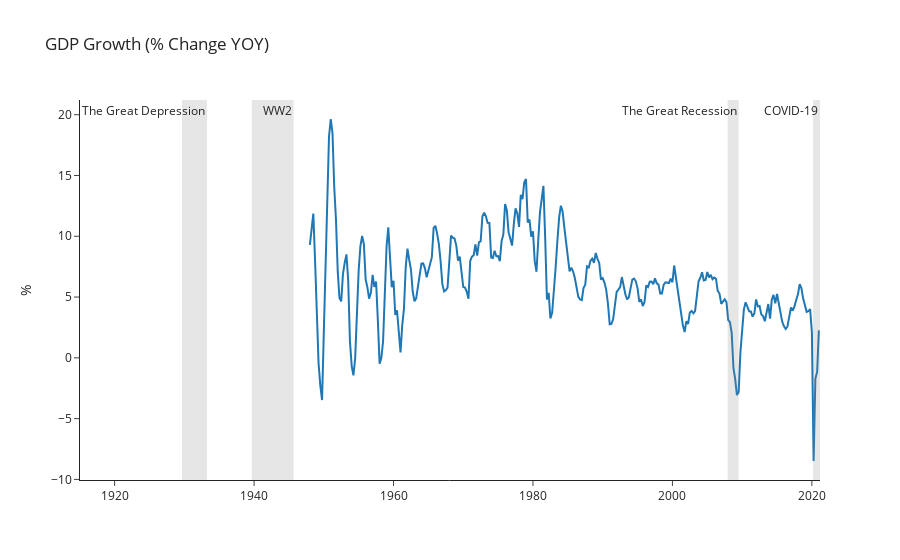

The notebook cell this image was saved under:
### Code cell
# plot GDP
gdp = quandl.get("FRED/GDP", authtoken="m6nQZWVxbd6F2y_ESnBH")
gdp.columns = ["GDP"]
gdp = ((gdp - gdp.shift(4))/gdp.shift(4))*100
gdp_chart = go.Figure().update_layout(template="simple_white", yaxis=dict(title="%"), title = "GDP Growth (% Change YOY)")
gdp_chart.add_trace(go.Scatter(x= gdp.index, y=gdp["GDP"],mode='lines', name="Unemployment Rate"))
gdp_chart.add_vrect(x0=inflation_rate_cpi.index[inflation_rate_cpi.index=='1929-09-01'][0], x1=inflation_rate_cpi.index[inflation_rate_cpi.index=='1933-04-01'][0], line_width=0, fillcolor="grey", opacity=0.2, annotation_text = "The Great Depression")
gdp_chart.add_vrect(x0=inflation_rate_cpi.index[inflation_rate_cpi.index=='1939-09-01'][0], x1=inflation_rate_cpi.index[inflation_rate_cpi.index=='1945-09-01'][0], line_width=0, fillcolor="grey", opacity=0.2, annotation_text = "WW2")
gdp_chart.add_vrect(x0=inflation_rate_cpi.index[inflation_rate_cpi.index=='2007-12-01'][0], x1=inflation_rate_cpi.index[inflation_rate_cpi.index=='2009-07-01'][0], line_width=0, fillcolor="grey", opacity=0.2, annotation_text = "The Great Recession")
gdp_chart.add_vrect(x0=inflation_rate_cpi.index[inflation_rate_cpi.index=='2020-03-01'][0], x1=inflation_rate_cpi.index[-1], line_width=0, fillcolor="grey", opacity=0.2, annotation_text = "COVID-19")

### Figure 1 — Plotly figure (JSON) as saved in the notebook; plotly's stock layout.template omitted (floating-point values rounded to 4 significant figures; data arrays with more than 128 entries replaced by an {"elided": "..."} marker saying what was removed)
{"data": [{"mode": "lines", "name": "Unemployment Rate", "type": "scatter", "x": {"elided": "297 str values"}, "y": {"elided": "297 float values"}}], "layout": {"annotations": [{"showarrow": false, "text": "The Great Depression", "x": "1933-04-01T00:00:00", "xanchor": "right", "xref": "x", "y": 1, "yanchor": "top", "yref": "y domain"}, {"showarrow": false, "text": "WW2", "x": "1945-09-01T00:00:00", "xanchor": "right", "xref": "x", "y": 1, "yanchor": "top", "yref": "y domain"}, {"showarrow": false, "text": "The Great Recession", "x": "2009-07-01T00:00:00", "xanchor": "right", "xref": "x", "y": 1, "yanchor": "top", "yref": "y domain"}, {"showarrow": false, "text": "COVID-19", "x": "2021-03-01T00:00:00", "xanchor": "right", "xref": "x", "y": 1, "yanchor": "top", "yref": "y domain"}], "autosize": true, "shapes": [{"fillcolor": "grey", "line": {"width": 0}, "opacity": 0.2, "type": "rect", "x0": "1929-09-01T00:00:00", "x1": "1933-04-01T00:00:00", "xref": "x", "y0": 0, "y1": 1, "yref": "y domain"}, {"fillcolor": "grey", "line": {"width": 0}, "opacity": 0.2, "type": "rect", "x0": "1939-09-01T00:00:00", "x1": "1945-09-01T00:00:00", "xref": "x", "y0": 0, "y1": 1, "yref": "y domain"}, {"fillcolor": "grey", "line": {"width": 0}, "opacity": 0.2, "type": "rect", "x0": "2007-12-01T00:00:00", "x1": "2009-07-01T00:00:00", "xref": "x", "y0": 0, "y1": 1, "yref": "y domain"}, {"fillcolor": "grey", "line": {"width": 0}, "opacity": 0.2, "type": "rect", "x0": "2020-03-01T00:00:00", "x1": "2021-03-01T00:00:00", "xref": "x", "y0": 0, "y1": 1, "yref": "y domain"}], "title": {"text": "GDP Growth (% Change YOY)"}, "xaxis": {"autorange": true, "range": ["1920-05-28 05:48:00.7734", "2021-03-01"], "type": "date"}, "yaxis": {"autorange": true, "range": [-10.05, 21.21], "title": {"text": "%"}, "type": "linear"}}}
